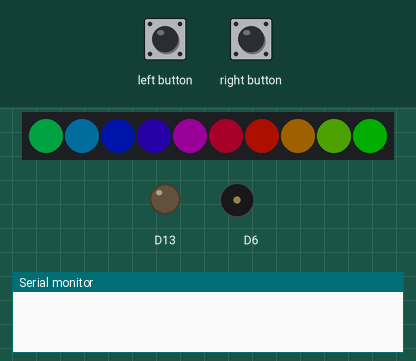
Recording of a sketch running on a simulated Adafruit Circuit Playground Express. On the bench: 10 RGB LEDs in strip order, left to right, output pins drawn as LEDs (lit = HIGH), buzzer (waves = sounding), the last lines printed to the serial monitor. Inputs (shaded band) come from the test bench. Dim RGB values are drawn brighter than linear.

Above: at 2.8 s.
4.6 s: left button pressed for 0.15 s
At 5.8 s:
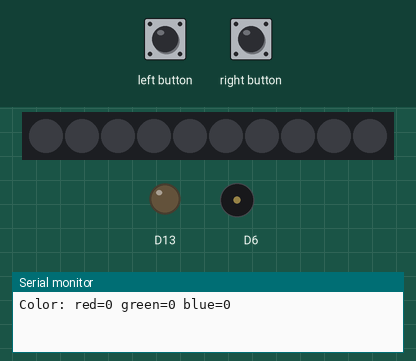
6.2 s: left button pressed for 3.2 s
At 10.7 s:
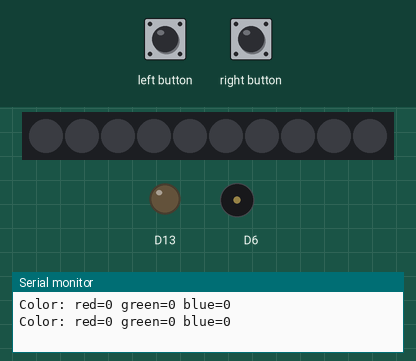
11.0 s: right button pressed for 3.2 s
At 14.7 s:
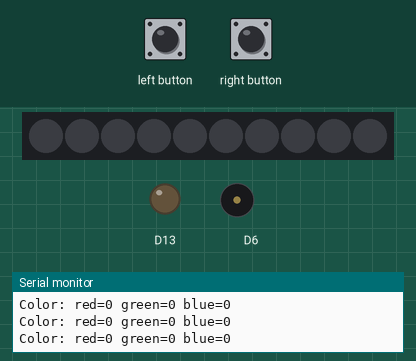
Timing chart, 0 to 16.2 s (numbered marks = the images above; inputs shaded):
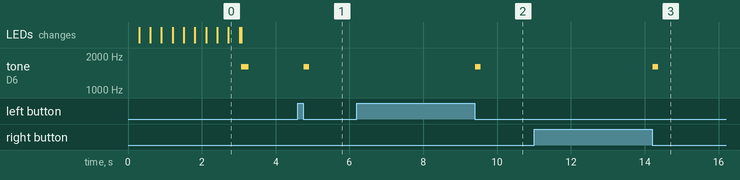

Measured:
- after the input at 4.6 s, tone on D6: silent → 1600 Hz after 0.16 s, → silent 0.15 s later
- after the input at 6.2 s, tone on D6: silent → 1600 Hz after 3.2 s, → silent 0.15 s later
- after the input at 11.0 s, tone on D6: silent → 1600 Hz after 3.2 s, → silent 0.15 s later

The sketch:

ColorSensor.ino
```cpp
// (licence header left out)
#include <Adafruit_CircuitPlayground.h>
#include <Wire.h>
#include <SPI.h>

#define NUMPIXELS 10  // Number of NeoPixels on the Circuit Playground Express

void setup() {
  Serial.begin(115200);
  // Initialize Circuit Playground library.
  CircuitPlayground.begin();
  CircuitPlayground.strip.setBrightness(50);
  rainbowCycle(2);  // Adjust the delay (in milliseconds) for the speed of the rainbow effect
  CircuitPlayground.clearPixels();
  CircuitPlayground.playTone(1600, 200);
  delay(50);
}

void loop() {
  // Detect if the left or right button is pressed by taking two readings with
  // a small delay inbetween.  If the button changes state (like it was pressed
  // or released) then the two readings will be different.
  bool left_first = CircuitPlayground.leftButton();
  bool right_first = CircuitPlayground.rightButton();
  delay(20);
  bool left_second = CircuitPlayground.leftButton();
  bool right_second = CircuitPlayground.rightButton();
  // Now check if either button was released, i.e. changed from a true (pressed)
  // state to a false (non-pressed) state.
  if ((left_first && !left_second) || (right_first && !right_second)) {
    // Button was pressed, perform a color sense.
    // First turn off all the pixels to make sure they don't interfere with the
    // reading.
    CircuitPlayground.clearPixels();
    // Now take a color reading (the red, green, blue color components will be
    // returned in the parameters passed in).
    uint8_t red, green, blue;
    CircuitPlayground.senseColor(red, green, blue);
    // Print out the color components.
    Serial.print("Color: red=");
    Serial.print(red, DEC);
    Serial.print(" green=");
    Serial.print(green, DEC);
    Serial.print(" blue=");
    Serial.println(blue, DEC);
    // Gamma correction makes LED brightness appear more linear
    red   = CircuitPlayground.gamma8(red);
    green = CircuitPlayground.gamma8(green);
    blue  = CircuitPlayground.gamma8(blue);
    // Finally set all the pixels to the detected color.
    for (int i=0; i<10; ++i) {
      CircuitPlayground.strip.setPixelColor(i, red, green, blue);
    }
    CircuitPlayground.strip.show();
    CircuitPlayground.playTone(1600, 150);
    delay(3000);
    CircuitPlayground.clearPixels();
    delay(50);
  }
}

// Function to create a rainbow cycle effect
void rainbowCycle(uint8_t wait) {
  uint16_t i, j;

  for(j = 0; j < 256 * 5; j++) { // 5 cycles of all colors on wheel
    for(i=0; i< CircuitPlayground.strip.numPixels(); i++) {
      CircuitPlayground.strip.setPixelColor(i, Wheel(((i * 256 / CircuitPlayground.strip.numPixels()) + j) & 255));
    }
    CircuitPlayground.strip.show();
    delay(wait);
  }
}

// Input a value 0 to 255 to get a color value.
// The colours are a transition r - g - b - back to r.
uint32_t Wheel(byte WheelPos) {
  WheelPos = 255 - WheelPos;
  if(WheelPos < 85) {
    return CircuitPlayground.strip.Color(255 - WheelPos * 3, 0, WheelPos * 3);
  }
  if(WheelPos < 170) {
    WheelPos -= 85;
    return CircuitPlayground.strip.Color(0, WheelPos * 3, 255 - WheelPos * 3);
  }
  WheelPos -= 170;
  return CircuitPlayground.strip.Color(WheelPos * 3, 255 - WheelPos * 3, 0);
}
```
